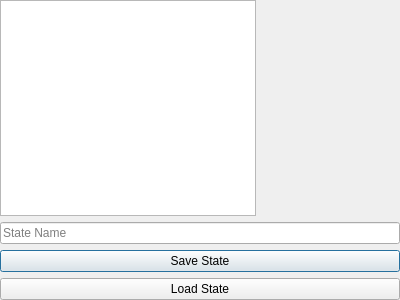
<?xml version="1.0" encoding="UTF-8"?>
<ui version="4.0">
 <class>StateManager</class>
 <widget class="QDialog" name="StateManager">
  <property name="geometry">
   <rect>
    <x>0</x>
    <y>0</y>
    <width>400</width>
    <height>300</height>
   </rect>
  </property>
  <property name="windowTitle">
   <string>Save State Manager</string>
  </property>
  <layout class="QVBoxLayout" name="verticalLayout">
   <property name="leftMargin">
    <number>0</number>
   </property>
   <property name="topMargin">
    <number>0</number>
   </property>
   <property name="rightMargin">
    <number>0</number>
   </property>
   <property name="bottomMargin">
    <number>0</number>
   </property>
   <item>
    <widget class="QWidget" name="widget" native="true">
     <layout class="QHBoxLayout" name="horizontalLayout">
      <property name="leftMargin">
       <number>0</number>
      </property>
      <property name="topMargin">
       <number>0</number>
      </property>
      <property name="rightMargin">
       <number>0</number>
      </property>
      <property name="bottomMargin">
       <number>0</number>
      </property>
      <item>
       <widget class="QListWidget" name="states"/>
      </item>
      <item>
       <widget class="QLabel" name="statePreview">
        <property name="sizePolicy">
         <sizepolicy hsizetype="Expanding" vsizetype="Expanding">
          <horstretch>0</horstretch>
          <verstretch>0</verstretch>
         </sizepolicy>
        </property>
        <property name="minimumSize">
         <size>
          <width>30</width>
          <height>40</height>
         </size>
        </property>
       </widget>
      </item>
     </layout>
    </widget>
   </item>
   <item>
    <widget class="QLineEdit" name="newStateName">
     <property name="placeholderText">
      <string>State Name</string>
     </property>
    </widget>
   </item>
   <item>
    <widget class="QPushButton" name="saveState">
     <property name="text">
      <string>Save State</string>
     </property>
    </widget>
   </item>
   <item>
    <widget class="QPushButton" name="loadState">
     <property name="text">
      <string>Load State</string>
     </property>
    </widget>
   </item>
  </layout>
 </widget>
 <resources/>
 <connections/>
</ui>
